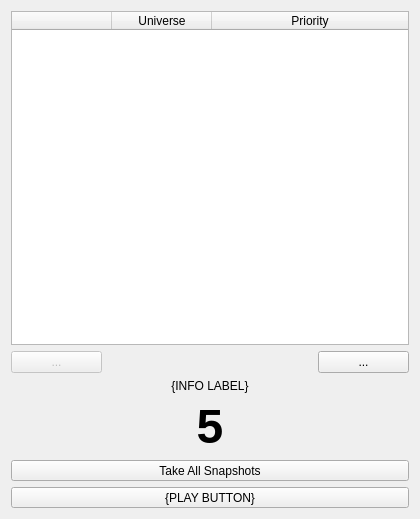
<?xml version="1.0" encoding="UTF-8"?>
<ui version="4.0">
 <class>Snapshot</class>
 <widget class="QWidget" name="Snapshot">
  <property name="geometry">
   <rect>
    <x>0</x>
    <y>0</y>
    <width>420</width>
    <height>519</height>
   </rect>
  </property>
  <property name="windowTitle">
   <string>Snapshot</string>
  </property>
  <property name="windowIcon">
   <iconset resource="../res/resources.qrc">
    <normaloff>:/icons/snapshot.png</normaloff>:/icons/snapshot.png</iconset>
  </property>
  <layout class="QVBoxLayout" name="verticalLayout" stretch="1,0,0,0,0,0">
   <item>
    <widget class="QTableWidget" name="tableWidget">
     <property name="sizePolicy">
      <sizepolicy hsizetype="MinimumExpanding" vsizetype="MinimumExpanding">
       <horstretch>0</horstretch>
       <verstretch>0</verstretch>
      </sizepolicy>
     </property>
     <property name="showDropIndicator" stdset="0">
      <bool>false</bool>
     </property>
     <property name="selectionMode">
      <enum>QAbstractItemView::MultiSelection</enum>
     </property>
     <property name="selectionBehavior">
      <enum>QAbstractItemView::SelectRows</enum>
     </property>
     <attribute name="horizontalHeaderStretchLastSection">
      <bool>true</bool>
     </attribute>
     <attribute name="verticalHeaderVisible">
      <bool>true</bool>
     </attribute>
     <column>
      <property name="text">
       <string/>
      </property>
     </column>
     <column>
      <property name="text">
       <string>Universe</string>
      </property>
     </column>
     <column>
      <property name="text">
       <string>Priority</string>
      </property>
     </column>
    </widget>
   </item>
   <item>
    <layout class="QHBoxLayout" name="horizontalLayout">
     <item>
      <widget class="QToolButton" name="btnRemoveRow">
       <property name="enabled">
        <bool>false</bool>
       </property>
       <property name="sizePolicy">
        <sizepolicy hsizetype="MinimumExpanding" vsizetype="Preferred">
         <horstretch>0</horstretch>
         <verstretch>0</verstretch>
        </sizepolicy>
       </property>
       <property name="text">
        <string>...</string>
       </property>
       <property name="icon">
        <iconset resource="../res/resources.qrc">
         <normaloff>:/icons/remove.png</normaloff>:/icons/remove.png</iconset>
       </property>
      </widget>
     </item>
     <item>
      <spacer name="horizontalSpacer_2">
       <property name="orientation">
        <enum>Qt::Horizontal</enum>
       </property>
       <property name="sizeType">
        <enum>QSizePolicy::MinimumExpanding</enum>
       </property>
       <property name="sizeHint" stdset="0">
        <size>
         <width>40</width>
         <height>20</height>
        </size>
       </property>
      </spacer>
     </item>
     <item>
      <widget class="QLabel" name="lblMatching">
       <property name="minimumSize">
        <size>
         <width>22</width>
         <height>22</height>
        </size>
       </property>
       <property name="text">
        <string/>
       </property>
       <property name="alignment">
        <set>Qt::AlignCenter</set>
       </property>
      </widget>
     </item>
     <item>
      <spacer name="horizontalSpacer">
       <property name="sizePolicy">
        <sizepolicy hsizetype="MinimumExpanding" vsizetype="Minimum">
         <horstretch>0</horstretch>
         <verstretch>0</verstretch>
        </sizepolicy>
       </property>
       <property name="orientation">
        <enum>Qt::Horizontal</enum>
       </property>
       <property name="sizeType">
        <enum>QSizePolicy::MinimumExpanding</enum>
       </property>
       <property name="sizeHint" stdset="0">
        <size>
         <width>40</width>
         <height>20</height>
        </size>
       </property>
      </spacer>
     </item>
     <item>
      <widget class="QToolButton" name="btnAddRow">
       <property name="sizePolicy">
        <sizepolicy hsizetype="MinimumExpanding" vsizetype="MinimumExpanding">
         <horstretch>0</horstretch>
         <verstretch>0</verstretch>
        </sizepolicy>
       </property>
       <property name="text">
        <string>...</string>
       </property>
       <property name="icon">
        <iconset resource="../res/resources.qrc">
         <normaloff>:/icons/add.png</normaloff>:/icons/add.png</iconset>
       </property>
       <property name="iconSize">
        <size>
         <width>16</width>
         <height>16</height>
        </size>
       </property>
      </widget>
     </item>
    </layout>
   </item>
   <item>
    <widget class="Snapshot::InfoLbl" name="lbInfo">
     <property name="sizePolicy">
      <sizepolicy hsizetype="MinimumExpanding" vsizetype="MinimumExpanding">
       <horstretch>0</horstretch>
       <verstretch>0</verstretch>
      </sizepolicy>
     </property>
     <property name="text">
      <string notr="true">{INFO LABEL}</string>
     </property>
     <property name="alignment">
      <set>Qt::AlignCenter</set>
     </property>
     <property name="wordWrap">
      <bool>true</bool>
     </property>
    </widget>
   </item>
   <item>
    <widget class="QLabel" name="lbTimer">
     <property name="sizePolicy">
      <sizepolicy hsizetype="MinimumExpanding" vsizetype="MinimumExpanding">
       <horstretch>0</horstretch>
       <verstretch>0</verstretch>
      </sizepolicy>
     </property>
     <property name="font">
      <font>
       <family>Arial</family>
       <pointsize>36</pointsize>
       <weight>75</weight>
       <bold>true</bold>
      </font>
     </property>
     <property name="text">
      <string notr="true">5</string>
     </property>
     <property name="alignment">
      <set>Qt::AlignCenter</set>
     </property>
    </widget>
   </item>
   <item>
    <widget class="QToolButton" name="btnSnapshot">
     <property name="sizePolicy">
      <sizepolicy hsizetype="MinimumExpanding" vsizetype="Preferred">
       <horstretch>0</horstretch>
       <verstretch>0</verstretch>
      </sizepolicy>
     </property>
     <property name="text">
      <string>Take All Snapshots</string>
     </property>
     <property name="icon">
      <iconset resource="../res/resources.qrc">
       <normaloff>:/icons/snapshot.png</normaloff>:/icons/snapshot.png</iconset>
     </property>
     <property name="iconSize">
      <size>
       <width>32</width>
       <height>32</height>
      </size>
     </property>
     <property name="toolButtonStyle">
      <enum>Qt::ToolButtonTextUnderIcon</enum>
     </property>
    </widget>
   </item>
   <item>
    <widget class="Snapshot::PlaybackBtn" name="btnPlay">
     <property name="sizePolicy">
      <sizepolicy hsizetype="MinimumExpanding" vsizetype="Preferred">
       <horstretch>0</horstretch>
       <verstretch>0</verstretch>
      </sizepolicy>
     </property>
     <property name="text">
      <string notr="true">{PLAY BUTTON}</string>
     </property>
     <property name="iconSize">
      <size>
       <width>32</width>
       <height>32</height>
      </size>
     </property>
     <property name="toolButtonStyle">
      <enum>Qt::ToolButtonTextUnderIcon</enum>
     </property>
    </widget>
   </item>
  </layout>
 </widget>
 <customwidgets>
  <customwidget>
   <class>Snapshot::PlaybackBtn</class>
   <extends>QToolButton</extends>
   <header>snapshot.h</header>
  </customwidget>
  <customwidget>
   <class>Snapshot::InfoLbl</class>
   <extends>QLabel</extends>
   <header>snapshot.h</header>
  </customwidget>
 </customwidgets>
 <resources>
  <include location="../res/resources.qrc"/>
 </resources>
 <connections/>
</ui>
